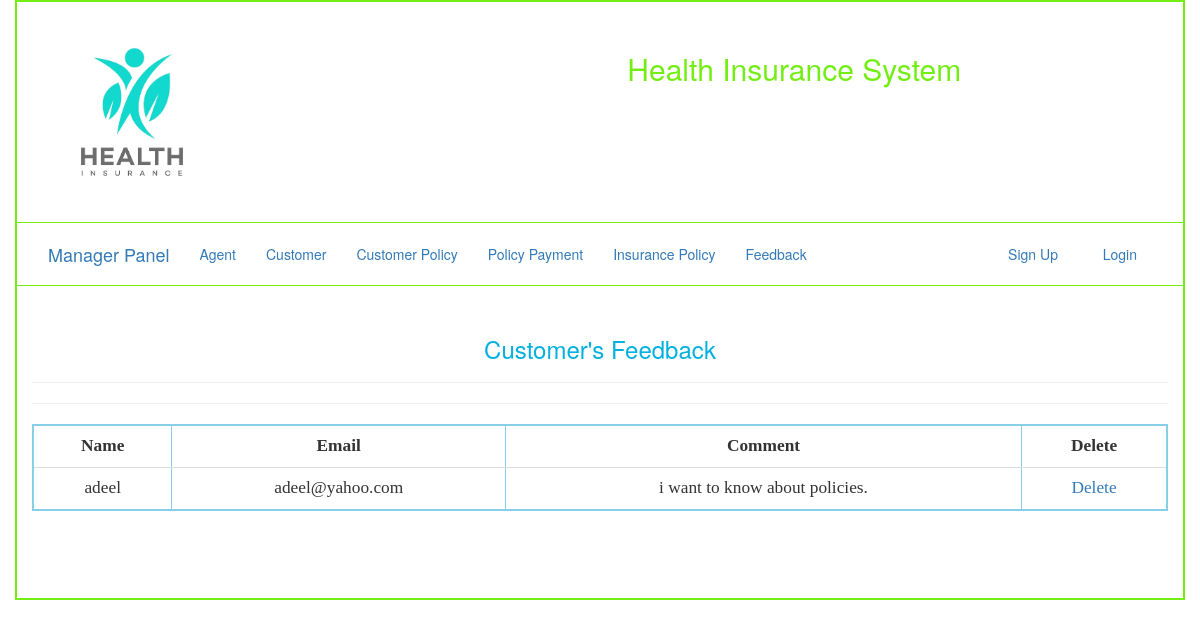
The app's page /manager/feedback.php with its own data.
### tables this page shows
CREATE TABLE `feedback` (
  `id` int(11) NOT NULL,
  `name` varchar(30) NOT NULL,
  `email` varchar(30) NOT NULL,
  `comment` varchar(255) NOT NULL,
  `receiver` varchar(30) NOT NULL
);

### manager/feedback.php (the view, shortened to what this page needs)
<?php
include "db.php";
?>
<!DOCTYPE html>
<html>
<head>
<link type="text/css" rel="stylesheet" href="../css/bootstrap.css"/>
</head>
<body>
<div class="container" style="border: 2px solid #73EE13; min-height: 600px">
	<div class="row" style="border-bottom: 1px solid #73EE13">
		<div class="col-sm-4"><a href="../index.php">
			<img src="../images/logo.png" class="img-responsive" height="150px" width="200px"></a>
		</div>
		<div class="col-sm-8" style="  margin-top: 30px; text-align: center ">
			<h2> <font color="#73EE13"> Health Insurance System </font>  </h2>
		</div>
	</div>
	<div class="row" style="border-bottom: 1px solid #73EE13">
		<div class="col-sm-12" style="margin-bottom: -15px; margin-top: 5px; ">
			<nav class="navbar navbar-fluid">
  <div class="container-fluid">
    <div class="navbar-header">
      <a class="navbar-brand" href="manager.php">Manager Panel</a>
    </div>
    <div class="collapse navbar-collapse" id="myNavbar">
      <ul class="nav navbar-nav">
         <li><a href="agent.php">Agent</a></li>
        <li><a href="manager_customer.php">Customer</a></li>
        <li><a href="customer_policy.php">Customer Policy</a></li>
        <li><a href="policy_payment.php">Policy Payment</a></li>
        <li><a href="insurance_policy.php">Insurance Policy </a></li>
        <li><a href="feedback.php">Feedback</a></li>
      </ul>
      <ul class="nav navbar-nav navbar-right">
       <?php
	if(isset($_SESSION['name'])){
		?>
	 <li><a href="#"> <?php echo strtoupper($_SESSION['name']); ?></a></li>
      <li><a href="../login/logout.php"><span class="glyphicon glyphicon-log-out"></span> Logout</a></li>
    <?php
}
else{
	echo "<li><a href='login/register.php'><span class='glyphicon glyphicon-user'></span> Sign Up</a></li>";
	echo "      <li><a href='login/login.php'><span class='glyphicon glyphicon-log-in'></span> Login</a></li>";
}
?> </ul>
    </div>
  </div>
</nav>
		</div>
	</div>
<div class="row">
<div class="col-sm-12" style="margin-top: 30px" >
<h3 align="center"><font color="sky blue"> Customer's Feedback</font></h3><hr>
<h4 align="center"><font color="sky blue"> <?php echo @$_GET['delete']; ?> </font></h4><hr>
<div class="table-responsive">
<table class="table table-hover " border="2px solid green" cellspacing="0px" cellpadding="10px" align="center" style="border: 2px solid skyblue; font-family: comic; font-size: 13pt; ">
<?php
$qwery = "SELECT * from feedback where receiver='manager'";
$run = mysqli_query($con, $qwery);
while ($row = mysqli_fetch_array($run, MYSQLI_BOTH)) {
$id=$row['id'];
$name=$row['name'];
$email=$row['email'];
$comment=$row['comment'];
echo "
<tr>
<th> <center>  Name </center> </th>
<th> <center>Email </center> </th>
<th> <center>Comment </th>
<th> <center>Delete </th>
</tr>
<tr>
      <td><center> $name </center></td>
      <td><center> $email </center></td>
      <td><center> $comment </center></td>
      <td><center> <a href='delete.php?id=$id'>Delete</a> </center></td>
";
}
?>
</div>
</div>
</div>
</div>
</body>
</html>

### records on screen
feedback: name "adeel", email "adeel@yahoo.com", comment "i want to know about policies."
